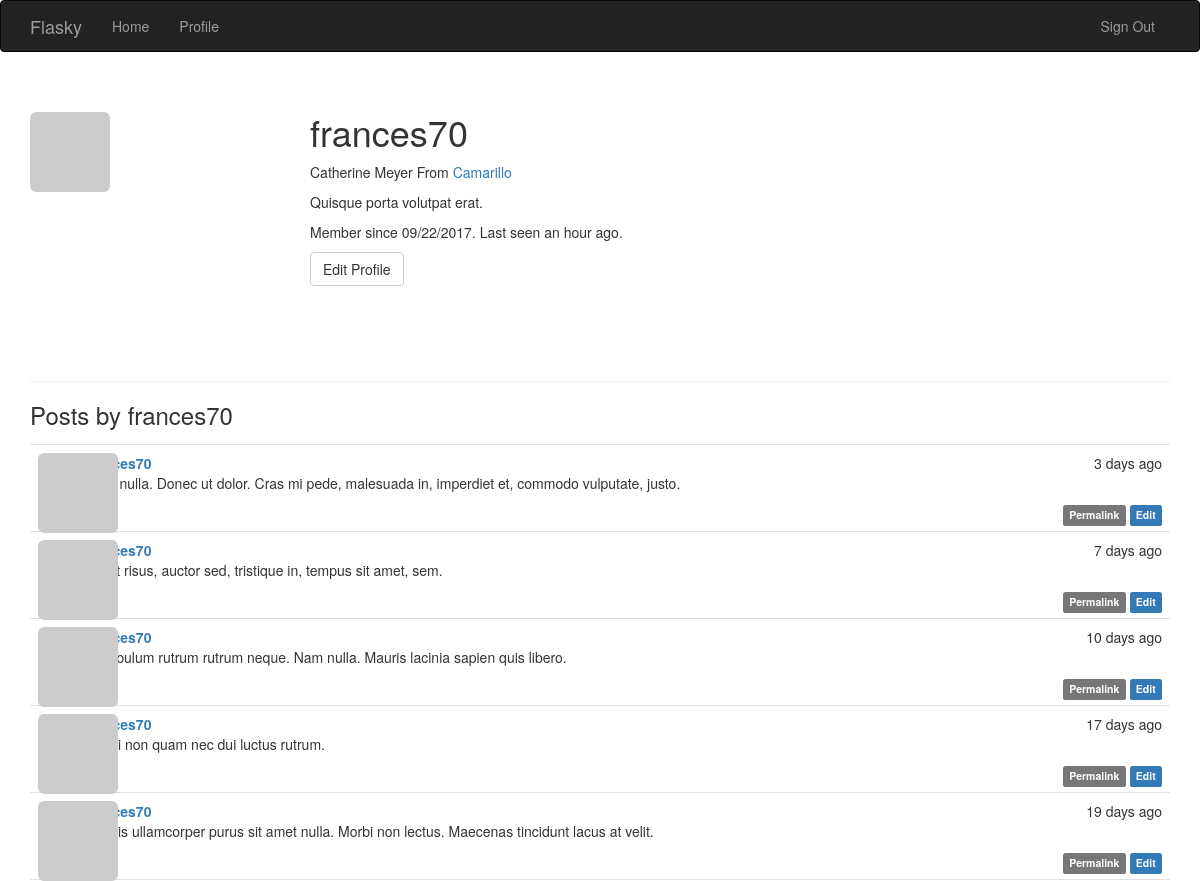
Screenshot of /user/frances70 (signed in) with the database file from the repository.
### app/models.py (models this page shows, shortened)
class User(UserMixin, db.Model):
    __tablename__ = 'users'
    id = db.Column(db.Integer, primary_key=True)
    email = db.Column(db.String(64), unique=True, index=True)
    username = db.Column(db.String(64), unique=True, index=True)
    password_hash = db.Column(db.String(128))
    role_id = db.Column(db.Integer, db.ForeignKey('roles.id'))
    confirmed = db.Column(db.Boolean, default=False)
    avatar_hash = db.Column(db.String(32))
    name = db.Column(db.String(64))
    location = db.Column(db.String(64))
    about_me = db.Column(db.Text())
    member_since = db.Column(db.DateTime(), default=datetime.utcnow)
    last_seen = db.Column(db.DateTime(), default=datetime.utcnow)
    posts = db.relationship('Post', backref='author', lazy='dynamic')
    @property
    def password(self):
        raise AttributeError('password is not a readable attribute')
    def can(self, permissions):
        return self.role is not None and (self.role.permissions & permissions) == permissions
    def is_administrator(self):
        return self.can(Permission.ADMINISTER)
    def ping(self):
        self.last_seen = datetime.utcnow()
        db.session.add(self)
    def gravatar(self, size=100, default='identicon', rating='g'):
        if request.is_secure:
            url = 'https://secure.gravatar.com/avatar'
        else:
            url = 'https://www.gravatar.com/avatar'
        hash = self.avatar_hash or hashlib.md5(self.email.encode('utf-8')).hexdigest()
        return '{url}/{hash}?s={size}&d={default}&r={rating}'.format(
            url=url, hash=hash, size=size, default=default, rating=rating
        )

class Post(db.Model):
    __tablename__ = 'posts'
    id = db.Column(db.Integer, primary_key=True)
    body = db.Column(db.Text)
    timestamp = db.Column(db.DateTime, index=True, default=datetime.utcnow)
    author_id = db.Column(db.Integer, db.ForeignKey('users.id'))
    body_html = db.Column(db.Text)

### app/main/views.py (the view)
@main.route('/user/<username>')
def user(username):
    user = User.query.filter_by(username=username).first()
    if user is None:
        abort(404)
    posts = user.posts.order_by(Post.timestamp.desc()).all()
    return render_template('user.html', user=user, posts=posts)

### app/auth/views.py (called while the page is built)
@auth.before_app_request
def before_request():
    if current_user.is_authenticated:
        current_user.ping()
        if not current_user.confirmed \
            and request.endpoint[:5] != 'auth.' \
            and request.endpoint != "static":
            return redirect(url_for('auth.unconfirmed'))

### app/main/__init__.py (called while the page is built)
@main.app_context_processor
def inject_permissions():
    return dict(Permission=Permission)

### app/models.py (called while the page is built)
@login_manager.user_loader
def load_user(user_id):
    return User.query.get(int(user_id))

### app/templates/user.html (shortened to what this page needs)
{% extends "base.html" %}
{% block page_content %}
    <div class="page-header">
        <img class="img-rounded profile-thumbnail" src="{{ user.gravatar(size=256) }}">
        <div class="profile-header">
            <h1>{{ user.username }}</h1>
            {% if user.name or user.location %}
                <p>
                    {% if user.name %}
                        {{ user.name }}
                    {% endif %}
                    {% if user.location %}
                        From <a href="https://www.google.com/maps?q={{ user.location }}">{{ user.location }}</a>
                    {% endif %}
                </p>
            {% endif %}
            {% if user.about_me %}
                <p>{{ user.about_me }}</p>
            {% endif %}
            <p>
                Member since {{ moment(user.member_since).format('L') }}.
                Last seen {{ moment(user.last_seen).fromNow() }}.
            </p>
            <p>
                {% if user == current_user %}
                    <a class="btn btn-default" href="{{ url_for('main.edit_profile') }}">Edit Profile</a>
                {% endif %}
            </p>
        </div>
    </div>
    <h3>Posts by {{ user.username }}</h3>
    {% include '_posts.html' %}
{% endblock %}

### app/templates/_posts.html
<ul class="posts">
    {% for post in posts %}
        <li class="post">
            <div class="post-thumbnail">
                <a href="{{ url_for('main.user', username=post.author.username) }}">
                    <img class="img-rounded profile-thumbnail" src="{{ post.author.gravatar(size=40) }}">
                </a>
            </div>
            <div class="post-content">
                <div class="post-date">{{ moment(post.timestamp).fromNow() }}</div>
                <div class="post-author">
                    <a href="{{ url_for('main.user', username=post.author.username) }}">
                        {{ post.author.username }}
                    </a>
                </div>
                <div class="post-body">
                    {% if post.body_html %}
                        {{ post.body_html | safe }}
                    {% else %}
                        {{ post.body }}
                    {% endif %}
                </div>
                <div class="post-footer">
                    <a href="{{ url_for('main.post', id=post.id) }}">
                        <span class="label label-default">Permalink</span>
                    </a>
                    {% if current_user == post.author %}
                        <a href="{{ url_for('main.edit', id=post.id) }}">
                            <span class="label label-primary">Edit</span>
                        </a>
                    {% elif current_user.is_administrator() %}
                        <a href="{{ url_for('main.edit', id=post.id) }}">
                            <span class="label label-danger">Edit [Admin]</span>
                        </a>
                    {% endif %}
                </div>
            </div>
        </li>
    {% endfor %}
</ul>

### app/static/styles.css (style rules this page uses)
.profile-thumbnail { position: absolute; }
.profile-header { min-height: 260px; margin-left: 280px; }
ul.posts { list-style-type: none; padding: 0px; margin: 16px 0px 0px 0px; border-top: 1px solid #e0e0e0; }
ul.posts li.post { padding: 8px; border-bottom: 1px solid #e0e0e0; }
div.post-date { float: right; }
div.post-author { font-weight: bold; }
div.post-thumbnail { position: absolute; }
div.post-content { margin-left: 48px; min-height: 48px; }
div.post-footer { text-align: right; }

### rows the page displays
User: username "frances70", name "Catherine Meyer", location "Camarillo", about_me "Quisque porta volutpat erat.", member_since "09/22/2017", last_seen "an hour ago"
Post: timestamp "3 days ago", author.username "frances70", body_html "Nam nulla. Donec ut dolor. Cras mi pede, malesuada in, imperdiet et, commodo vulputate, justo."
Post: timestamp "7 days ago", author.username "frances70", body_html "In est risus, auctor sed, tristique in, tempus sit amet, sem."
Post: timestamp "10 days ago", author.username "frances70", body_html "Vestibulum rutrum rutrum neque. Nam nulla. Mauris lacinia sapien quis libero."
Post: timestamp "17 days ago", author.username "frances70", body_html "Morbi non quam nec dui luctus rutrum."
Post: timestamp "19 days ago", author.username "frances70", body_html "Mauris ullamcorper purus sit amet nulla. Morbi non lectus. Maecenas tincidunt lacus at velit."
